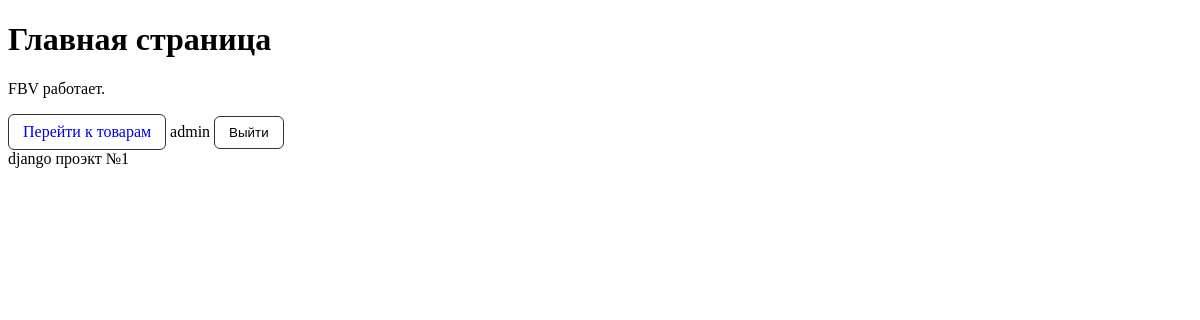
/ (signed in), run on an earlier commit of the app's database.
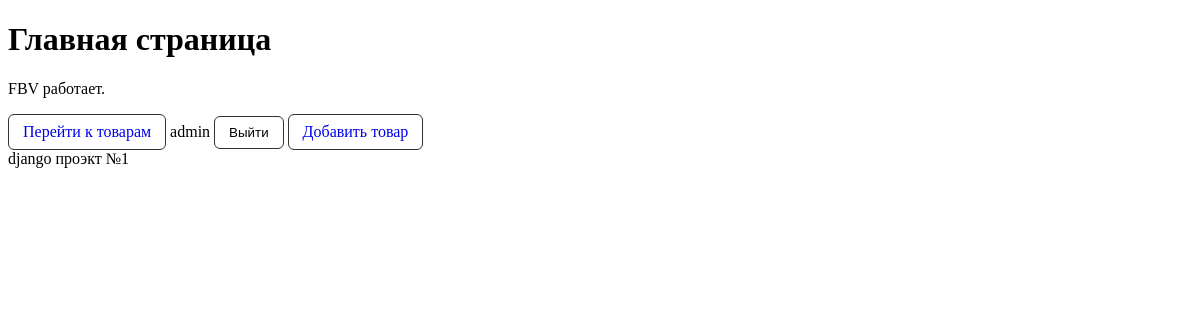
And on a later commit of the database.
### mainapp/views.py (the view)
# urls.py: path("", views.home, name="home"),
def home(request):
    return render(request, "mainapp/home.html")

### mainapp/templates/mainapp/home.html (shortened to what this page needs)
{% extends 'base.html' %}
{% block content %}
<h1>Главная страница</h1>
<p>FBV работает.</p>
<a href="{% url 'product_list' %}"
  style="display:inline-block;padding:8px 14px;border:1px solid #333;text-decoration:none;border-radius:6px;">
  Перейти к товарам
</a>
{% if user.is_authenticated %}
<span>{{ user.username }}</span>
<form method="post" action="{% url 'logout' %}" style="display:inline;">
  <button type="submit"
    style="padding:8px 14px;border:1px solid #333;background:none;border-radius:6px;cursor:pointer;">
    Выйти
  </button>
</form>
{% if user.role == 'admin' %}
<a href="{% url 'product_create' %}"
  style="display:inline-block;padding:8px 14px;border:1px solid #333;text-decoration:none;border-radius:6px;">
  Добавить товар
</a>
{% endif %}
{% endif %}
{% endblock %}

What changed in the data, as far as the page shows it:
changed User "admin": role "client" → "admin" (drawn)
Also different on the page:
text now shown: "Добавить товар"
